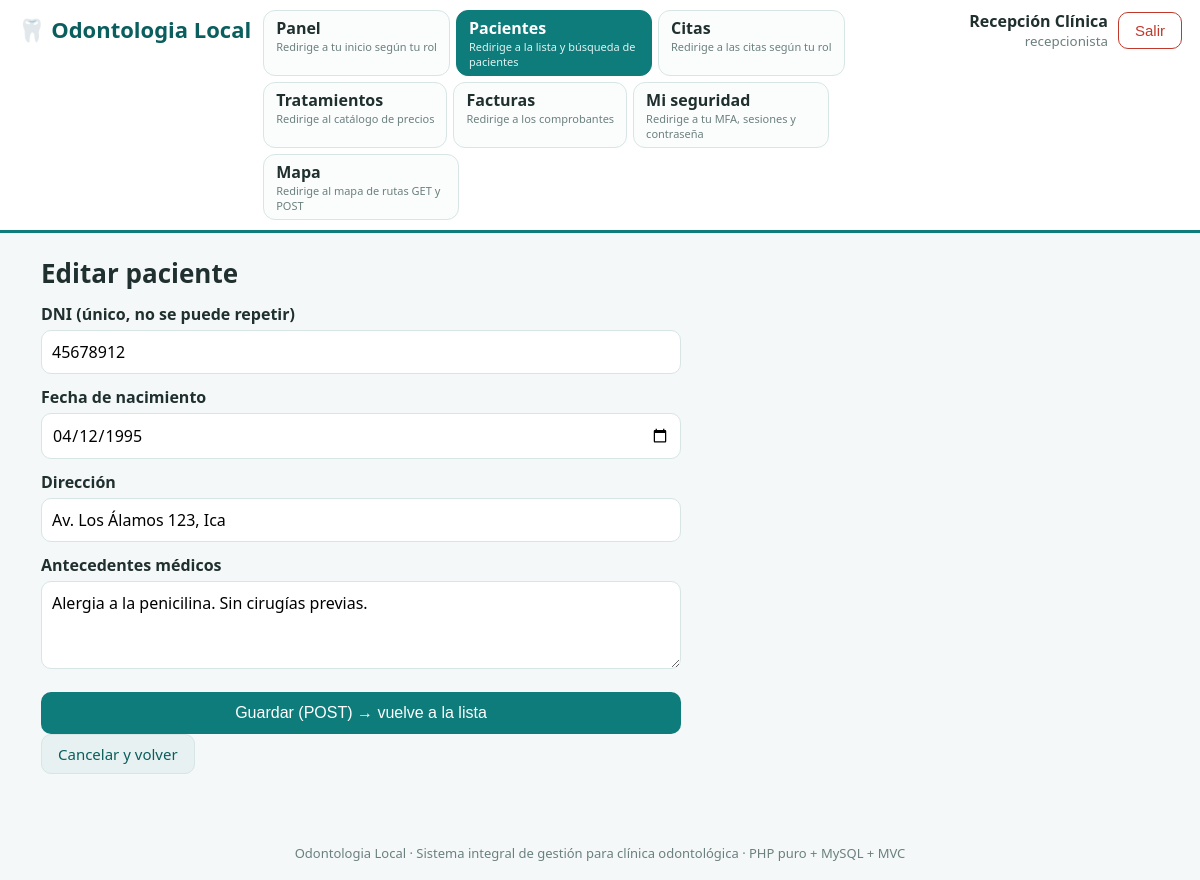
/index.php?c=pacientes&a=editar&id=1 (signed in), run on the app's committed database.
### tables this page shows
CREATE TABLE pacientes (
    id INT PRIMARY KEY AUTO_INCREMENT,
    usuario_id INT UNIQUE,
    dni VARCHAR(15) UNIQUE NOT NULL,
    fecha_nacimiento DATE,
    direccion TEXT,
    antecedentes TEXT,                              
    FOREIGN KEY (usuario_id) REFERENCES usuarios(id)
);

### app/controlador/PacienteControlador.php (called while the page is built, shortened)
<?php
class PacienteControlador
{
    private $pacientes;
    public function __construct()
    {
        $this->pacientes = new PacienteModelo();
    }
    public function editar()
    {
        $paciente = $this->pacientes->porId((int) ($_GET['id'] ?? 0));
        require __DIR__ . '/../vista/pacientes/formulario.php';
    }
}

### index.php (called while the page is built, shortened)
<?php
require __DIR__ . '/app/ayudantes/Funciones.php';
require __DIR__ . '/app/modelo/Conexion.php';
require __DIR__ . '/app/modelo/PacienteModelo.php';
$haySesion = !empty($_SESSION['usuario']);
$a = preg_replace('/[^a-zA-Z]/', '', $_GET['a'] ?? ($haySesion ? 'index' : 'login'));
$objeto = new $controladores[$c]();
$objeto->$a();

### app/modelo/Conexion.php (called while the page is built)
<?php
class Conexion
{
    private static $instancia = null;
    public static function obtener()
    {
        if (self::$instancia === null) {
            $dsn = 'mysql:host=' . DB_HOST . ';dbname=' . DB_NOMBRE . ';charset=utf8mb4';
            self::$instancia = new PDO($dsn, DB_USUARIO, DB_CLAVE, [
                PDO::ATTR_ERRMODE => PDO::ERRMODE_EXCEPTION,
                PDO::ATTR_DEFAULT_FETCH_MODE => PDO::FETCH_ASSOC,
                PDO::ATTR_EMULATE_PREPARES => false,
            ]);
        }
        return self::$instancia;
    }
}

### app/modelo/PacienteModelo.php (called while the page is built, shortened)
<?php
class PacienteModelo
{
    private $db;
    public function __construct()
    {
        $this->db = Conexion::obtener();
    }
    public function porId($id)
    {
        $st = $this->db->prepare(
            'SELECT p.*, u.nombre_completo, u.correo, u.telefono
             FROM pacientes p LEFT JOIN usuarios u ON u.id = p.usuario_id
             WHERE p.id = ?'
        );
        $st->execute([$id]);
        return $st->fetch() ?: null;
    }
}

### app/ayudantes/Funciones.php (called while the page is built, shortened)
<?php
function e($texto)
{
    return htmlspecialchars((string) $texto, ENT_QUOTES, 'UTF-8');
}

### app/vista/pacientes/formulario.php (the view, shortened to what this page needs)
<?php
require __DIR__ . '/../parciales/cabecera.php';
$esEdicion = $paciente !== null;
?>
<h1><?= $esEdicion ? 'Editar paciente' : 'Registrar paciente' ?></h1>
<form method="post" action="<?= e(BASE_URL) ?>index.php?c=pacientes&a=guardar" class="formulario ancho">
    <label>DNI (único, no se puede repetir)
        <input type="text" name="dni" required maxlength="15" value="<?= $esEdicion ? e($paciente['dni']) : '' ?>">
    </label>
    <label>Fecha de nacimiento
        <input type="date" name="fecha_nacimiento" value="<?= $esEdicion ? e($paciente['fecha_nacimiento'] ?? '') : '' ?>">
    </label>
    <label>Dirección
        <input type="text" name="direccion" value="<?= $esEdicion ? e($paciente['direccion'] ?? '') : '' ?>">
    </label>
    <label>Antecedentes médicos
        <textarea name="antecedentes" rows="3" placeholder="Alergias, enfermedades, cirugías…"><?= $esEdicion ? e($paciente['antecedentes'] ?? '') : '' ?></textarea>
    </label>
    <button type="submit" class="boton grande">Guardar (POST) → vuelve a la lista</button>
    <a class="boton secundario" href="<?= e(BASE_URL) ?>index.php?c=pacientes&a=index">Cancelar y volver</a>
</form>
<?php require __DIR__ . '/../parciales/pie.php'; ?>

### assets/css/estilos.css (style rules this page uses)
:root { --teal: #0e7c7b; --teal-oscuro: #0a5e5d; --fondo: #f4f8f8; --borde: #d7e5e5; --texto: #20302f; --rojo: #c0392b; --verde: #1e8449; --amarillo: #b7950b; }
* { box-sizing: border-box; }
body { margin: 0; font-family: "Segoe UI", system-ui, Arial, sans-serif; background: var(--fondo); color: var(--texto); }
a { color: var(--teal-oscuro); }
h1 { font-size: 26px; margin: 6px 0 12px; }
.boton { display: inline-block; background: var(--teal); color: #fff; border: none; border-radius: 10px; padding: 9px 16px; font-size: 15px; cursor: pointer; text-decoration: none; }
.boton.secundario { background: #e8f1f1; color: var(--teal-oscuro); border: 1px solid var(--borde); }
.boton.grande { width: 100%; padding: 12px; font-size: 16px; margin-top: 6px; }
.formulario label { display: block; margin: 12px 0; font-weight: 600; }
.formulario input, .formulario select, .formulario textarea { width: 100%; padding: 10px; margin-top: 5px; border: 1px solid var(--borde); border-radius: 10px; font: inherit; background: #fff; font-weight: 400; }
.formulario.ancho { max-width: 640px; }

### data on the page
pacientes: dni "45678912", fecha_nacimiento "04/12/1995", direccion "Av. Los Álamos 123, Ica", antecedentes "Alergia a la penicilina. Sin cirugías previas."

### other printed values
$u['nombre'] "Recepción Clínica"
$u['rol'] "recepcionista"
